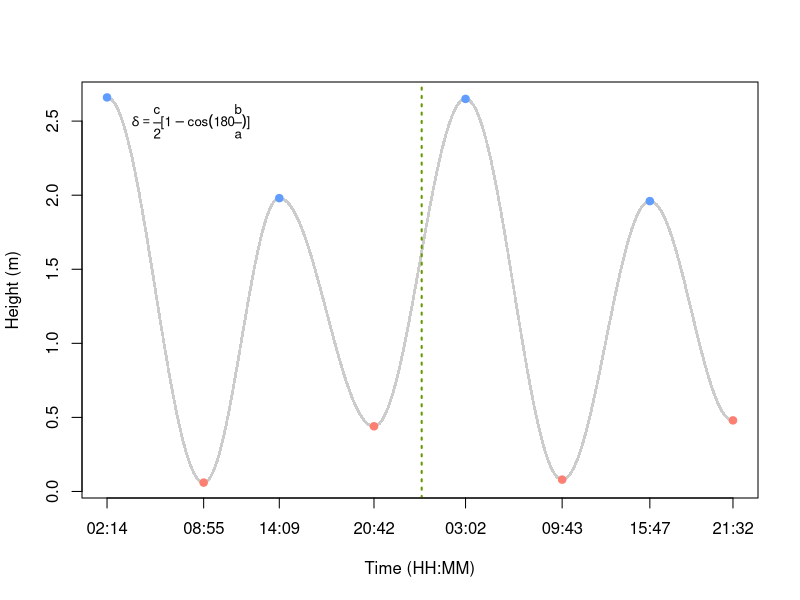
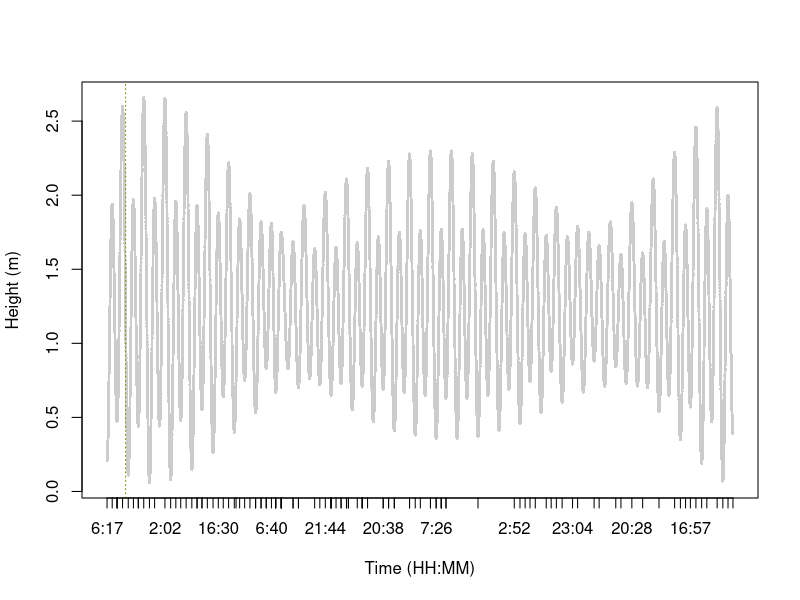

These charts were generated, in order, by the following R code:
# --------------------------------------------------------------------------
# Author: Enzo Basso
# Affiliation: Bird Ecology Lab
# Email: ebassoq@gmail.com
# Date: 2025-12-08
# Description: Code to interpolate the tide based on the formula 
# provided by the Servicio Hidrográfico y Oceanográfico de la Armada (SHOA)
# --------------------------------------------------------------------------
# --- Versions used ---
# R version 4.5.0 (2025-04-11)
# zoo 1.8.14

# --- Data example ---
# Description: Data taken from the 2018 tide tables provided by SHOA
# Each row represents a tide event (high or low tide)
# Notes:
# 2 days of records (03-01-2018 and 04-01-2018)
# 4 tides per day (approx. 2 high and 2 low tides), consistent with a semidiurnal tide pattern
data <- data.frame(
  Date = c('03-01-2018', '03-01-2018', '03-01-2018', '03-01-2018', 
           '04-01-2018', '04-01-2018', '04-01-2018', '04-01-2018'),
  Time = c('02:14', '08:55', '14:09', '20:42', 
           '03:02', '09:43', '15:47', '21:32'),
  Tide = c(2.66, 0.06, 1.98, 0.44, 2.65, 0.08, 1.96, 0.48)
)
head(data)

# --- Library loading ---
library('zoo')
# --- Step 1: Calculate differences and decimal hours ---
diff_a = function(data) {
  data$Datetime = as.POSIXct(paste(data$Date, data$Time), format = '%d-%m-%Y %H:%M')
  diff_min = c(diff(as.numeric(data$Datetime)) / 60, NA)
  data$Diff_a = ifelse(is.na(diff_min), NA, sprintf('%02d:%02d', diff_min %/% 60, round(diff_min %% 60)))
  data$a = ifelse(is.na(diff_min), NA, diff_min / 60)
  data$c = c(abs(diff(data$Tide)), NA)
  return(data)
}

# --- Step 2: Interpolate per minute (linear interpolation) ---
int_pol = function(data) {
  sec = seq(min(data$Datetime), max(data$Datetime), by = '1 min')
  dat_int = data.frame(
    Datetime = sec,
    Date = format(sec, '%d-%m-%Y'),
    Time = format(sec, '%H:%M'),
    Tide = NA,
    Diff_a = NA,
    a = NA,
    c = NA
    )
  idx = match(data$Datetime, dat_int$Datetime)
  dat_int$Tide[idx] = data$Tide
  dat_int$Diff_a[idx] = data$Diff_a
  dat_int$a[idx] = data$a
  dat_int$c[idx] = data$c
  #.
  dat_int$a = na.locf(dat_int$a, na.rm = FALSE)
  dat_int$a = na.locf(dat_int$a, fromLast = TRUE)
  dat_int$c = na.locf(dat_int$c, na.rm = FALSE)
  dat_int$c = na.locf(dat_int$c, fromLast = TRUE)
  
  return(dat_int)
}

# --- Step 3: Half-step interpolation (halving between two known tide points) ---
int_hal = function(data) {
  Tide = data$Tide
  indna = which(!is.na(Tide))
  Tide_int = Tide
  for(i in 1:(length(indna) - 1)) {
    val_i = Tide[indna[i]]
    val_e = Tide[indna[i + 1]]
    indbet = (indna[i] + 1):(indna[i + 1] - 1)
    if(length(indbet) > 0) {
      mid = floor(length(indbet)/2)
      if(mid > 0) {
        Tide_int[indbet[1:mid]] = val_i
        Tide_int[indbet[(mid + 1):length(indbet)]] = val_e
      }
    }
  }
  data$Tide = Tide_int
  return(data)
}

# --- Step 4: Calculate time difference to nearest tide peak ---
diff_b = function(data_int, data) {
  data_int$Diff_b = NA
  data_int$b = NA
  n_datetime = as.POSIXct(paste(data$Date, data$Time), format = '%d-%m-%Y %H:%M')
  for(i in 1:nrow(data_int)) {
    time_int = data_int$Datetime[i]
    diff_sec = abs(as.numeric(n_datetime) - as.numeric(time_int))
    idx_n = which.min(diff_sec)
    diff_min = diff_sec[idx_n] / 60
    h = diff_min %/% 60
    min = round(diff_min %% 60)
    data_int$Diff_b[i] = sprintf('%02d:%02d', h, min)
    data_int$b[i] = diff_min / 60
  }
  return(data_int)
}

# --- Step 5: Calculate tidal correction using SHOA formula ---
corr = function(data) {
  data$cor = NA
  for(i in 1:nrow(data)) {
    if(!is.na(data$a[i]) && !is.na(data$c[i])) {
      a_c = data$a[i]
      c_c = data$c[i]
    } else if (i > 1 && !is.na(data$a[i-1]) && !is.na(data$c[i-1])) {
      a_c = data$a[i-1]
      c_c = data$c[i-1]
    } else {
      a_c = data$a[!is.na(data$a)][1]
      c_c = data$c[!is.na(data$c)][1]
    }
      b_c = data$b[i]
      if(!is.na(b_c)) {
        #. SHOA formula
        data$cor[i] = c_c / 2 * (1 - cos(180 * b_c / a_c * pi / 180))
      }
  }
  return(data)
}

# --- Step 6:  Interpolate tide with SHOA correction ---

int_tides = function(data) {
  data$Diff_tide =  NA
  uni_val = unique(data$Tide)
  less_than = uni_val[1] < uni_val[2]
  Tide = data$Tide
  Cor = data$cor
  c_oper = ifelse(less_than, 'sum', 'subtract')
  for(i in 1:nrow(data)) {
    if(i > 1 && Tide[i] != Tide[i-1]) {
      c_oper = ifelse(c_oper == 'sum', 'subtract', 'sum')
    }
    if(c_oper == 'sum') {
      data$Diff_tide[i] = Tide[i] + Cor[i]
    } else {
      data$Diff_tide[i] = Tide[i] - Cor[i]
    }
  }
  return(data)
}

# --- Step 7: Complete pipeline ---
com_pip = function(data) {
  data = diff_a(data)
  int_dat1 = int_pol(data)
  int_dat2 = int_hal(int_dat1)
  int_dat3 = diff_b(int_dat2, data)
  int_dat4 = corr(int_dat3)
  int_dat5 = int_tides(int_dat4)
  return(int_dat5)
}

# --- Run complete pipeline ---
output = com_pip(data)
head(output)

# --- Plot output ---
plot(output$Datetime, output$Diff_tide, type = 'b', 
     xlab = 'Time (HH:MM)', ylab = 'Height (m)', 
     main = '', col = '#CCCCCC', pch = 16, cex = 0.4, xaxt = 'n')
#. Points: High tide and low tide values obtained from tide tables
t_val = sapply(data$Tide, function(v) which.min(abs(output$Diff_tide - v)))
points(output$Datetime[t_val], data$Tide, col = c('#619cff', '#fb8072'), pch = 19)
#. Vertical line indicating the change of day (midnight)
hm = format(output$Datetime, '%H:%M')
mn = which(hm == '00:00')
abline(v = output$Datetime[mn], lty = 3, lwd = 2, col = '#669900')
#. High tide and low tide times obtained from tide tables
axis(1, at = output$Datetime[t_val], labels = data$Time)
#. Add formula annotation on top-left corner with lowercase delta 
formula_text <- expression(delta == frac(c, 2) * '[' * 1 - cos(180 * frac(b, a)) * ']')
text(x = min(output$Datetime + 3600), y = max(output$Diff_tide -0.2, na.rm=TRUE), 
     labels = formula_text, pos = 4, cex = 0.8, col = 'black')

# ---  Example: Using one month of tide data ---
#. NOTE: This function is designed to interpolate tide data by month
#. Using multiple months together may give incorrect estimates at month boundaries due to missing values
#. The data correspond to the tide tables for the port of Ancud in January 2018, obtained from SHOA
dt = read.csv('Ancud_Jan_Tides.csv', sep = ',', header = TRUE)

#. Run complete pipeline 
out = com_pip(dt)

#. Plot output
plot(out$Datetime, out$Diff_tide, type = 'b', 
     xlab = 'Time (HH:MM)', ylab = 'Height (m)', 
     main = '', col = '#CCCCCC', pch = 16, cex = 0.4, xaxt = 'n')
#. High tide and low tide times obtained from tide tables
t_val = sapply(dt$Tide, function(v) which.min(abs(out$Diff_tide - v)))
#. Vertical line indicating the change of day (midnight)
abline(v = out$Datetime[mn], lty = 3, lwd = 1, col = '#669900')
hm = format(out$Datetime, '%H:%M')
mn = which(hm == '00:00')
axis(1, at = out$Datetime[t_val], labels = dt$Time)









